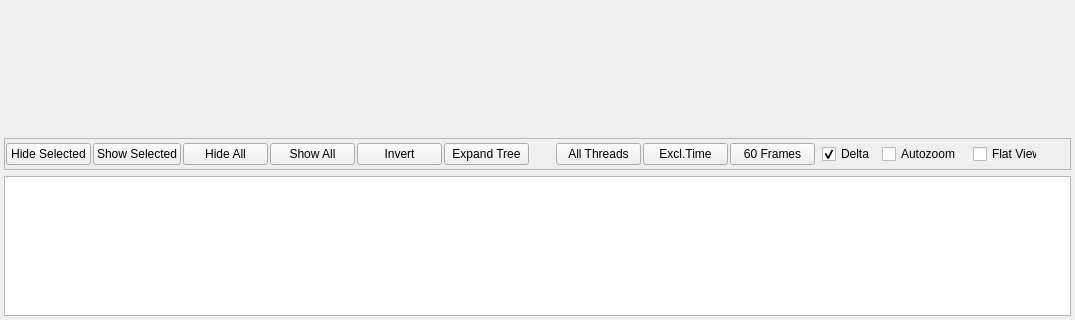
<?xml version="1.0" encoding="UTF-8"?>
<ui version="4.0">
 <class>ProfilerDataView</class>
 <widget class="QDialog" name="ProfilerDataView">
  <property name="geometry">
   <rect>
    <x>0</x>
    <y>0</y>
    <width>1075</width>
    <height>320</height>
   </rect>
  </property>
  <property name="windowTitle">
   <string>Profiler Data View</string>
  </property>
  <layout class="QHBoxLayout" name="horizontalLayout">
   <property name="leftMargin">
    <number>4</number>
   </property>
   <property name="topMargin">
    <number>4</number>
   </property>
   <property name="rightMargin">
    <number>4</number>
   </property>
   <property name="bottomMargin">
    <number>4</number>
   </property>
   <item>
    <layout class="QVBoxLayout" name="verticalLayout_2">
     <item>
      <widget class="StripChart::DataStrip" name="widgetDataStrip" native="true">
       <property name="sizePolicy">
        <sizepolicy hsizetype="Preferred" vsizetype="Preferred">
         <horstretch>0</horstretch>
         <verstretch>1</verstretch>
        </sizepolicy>
       </property>
       <property name="minimumSize">
        <size>
         <width>0</width>
         <height>128</height>
        </size>
       </property>
      </widget>
     </item>
     <item>
      <widget class="QFrame" name="frame">
       <property name="minimumSize">
        <size>
         <width>0</width>
         <height>32</height>
        </size>
       </property>
       <property name="frameShape">
        <enum>QFrame::StyledPanel</enum>
       </property>
       <property name="frameShadow">
        <enum>QFrame::Raised</enum>
       </property>
       <layout class="QHBoxLayout" name="horizontalLayout_2">
        <property name="spacing">
         <number>2</number>
        </property>
        <property name="leftMargin">
         <number>1</number>
        </property>
        <property name="topMargin">
         <number>1</number>
        </property>
        <property name="rightMargin">
         <number>1</number>
        </property>
        <property name="bottomMargin">
         <number>1</number>
        </property>
        <item>
         <widget class="QPushButton" name="pushButton_HideSelected">
          <property name="sizePolicy">
           <sizepolicy hsizetype="Fixed" vsizetype="Fixed">
            <horstretch>0</horstretch>
            <verstretch>0</verstretch>
           </sizepolicy>
          </property>
          <property name="minimumSize">
           <size>
            <width>85</width>
            <height>0</height>
           </size>
          </property>
          <property name="focusPolicy">
           <enum>Qt::NoFocus</enum>
          </property>
          <property name="toolTip">
           <string>Hides the selected rows in the tree</string>
          </property>
          <property name="text">
           <string>Hide Selected</string>
          </property>
         </widget>
        </item>
        <item>
         <widget class="QPushButton" name="pushButton_ShowSelected">
          <property name="sizePolicy">
           <sizepolicy hsizetype="Fixed" vsizetype="Fixed">
            <horstretch>0</horstretch>
            <verstretch>0</verstretch>
           </sizepolicy>
          </property>
          <property name="minimumSize">
           <size>
            <width>85</width>
            <height>0</height>
           </size>
          </property>
          <property name="focusPolicy">
           <enum>Qt::NoFocus</enum>
          </property>
          <property name="toolTip">
           <string>Shows the selected rows in the tree</string>
          </property>
          <property name="text">
           <string>Show Selected</string>
          </property>
         </widget>
        </item>
        <item>
         <widget class="QPushButton" name="pushButton_HideAll">
          <property name="sizePolicy">
           <sizepolicy hsizetype="Fixed" vsizetype="Fixed">
            <horstretch>0</horstretch>
            <verstretch>0</verstretch>
           </sizepolicy>
          </property>
          <property name="minimumSize">
           <size>
            <width>85</width>
            <height>0</height>
           </size>
          </property>
          <property name="focusPolicy">
           <enum>Qt::NoFocus</enum>
          </property>
          <property name="toolTip">
           <string>Hides all rows in the tree</string>
          </property>
          <property name="text">
           <string>Hide All</string>
          </property>
         </widget>
        </item>
        <item>
         <widget class="QPushButton" name="pushButton_ShowAll">
          <property name="sizePolicy">
           <sizepolicy hsizetype="Fixed" vsizetype="Fixed">
            <horstretch>0</horstretch>
            <verstretch>0</verstretch>
           </sizepolicy>
          </property>
          <property name="minimumSize">
           <size>
            <width>85</width>
            <height>0</height>
           </size>
          </property>
          <property name="focusPolicy">
           <enum>Qt::NoFocus</enum>
          </property>
          <property name="toolTip">
           <string>Shows all rows in the tree</string>
          </property>
          <property name="text">
           <string>Show All</string>
          </property>
         </widget>
        </item>
        <item>
         <widget class="QPushButton" name="pushButton_InvertHidden">
          <property name="sizePolicy">
           <sizepolicy hsizetype="Fixed" vsizetype="Fixed">
            <horstretch>0</horstretch>
            <verstretch>0</verstretch>
           </sizepolicy>
          </property>
          <property name="minimumSize">
           <size>
            <width>85</width>
            <height>0</height>
           </size>
          </property>
          <property name="focusPolicy">
           <enum>Qt::NoFocus</enum>
          </property>
          <property name="toolTip">
           <string>Inverts what is showing and hiding in the tree</string>
          </property>
          <property name="text">
           <string>Invert</string>
          </property>
         </widget>
        </item>
        <item>
         <widget class="QPushButton" name="pushButton_ExpandAll">
          <property name="sizePolicy">
           <sizepolicy hsizetype="Fixed" vsizetype="Fixed">
            <horstretch>0</horstretch>
            <verstretch>0</verstretch>
           </sizepolicy>
          </property>
          <property name="minimumSize">
           <size>
            <width>85</width>
            <height>0</height>
           </size>
          </property>
          <property name="focusPolicy">
           <enum>Qt::NoFocus</enum>
          </property>
          <property name="toolTip">
           <string>Expands all rows in the tree</string>
          </property>
          <property name="text">
           <string>Expand Tree</string>
          </property>
         </widget>
        </item>
        <item>
         <spacer name="horizontalSpacer_5">
          <property name="orientation">
           <enum>Qt::Horizontal</enum>
          </property>
          <property name="sizeType">
           <enum>QSizePolicy::Fixed</enum>
          </property>
          <property name="sizeHint" stdset="0">
           <size>
            <width>25</width>
            <height>20</height>
           </size>
          </property>
         </spacer>
        </item>
        <item>
         <widget class="QPushButton" name="threadSelectorButton">
          <property name="sizePolicy">
           <sizepolicy hsizetype="Fixed" vsizetype="Fixed">
            <horstretch>0</horstretch>
            <verstretch>0</verstretch>
           </sizepolicy>
          </property>
          <property name="minimumSize">
           <size>
            <width>85</width>
            <height>0</height>
           </size>
          </property>
          <property name="focusPolicy">
           <enum>Qt::NoFocus</enum>
          </property>
          <property name="toolTip">
           <string>What threads are being displayed in the graph/tree</string>
          </property>
          <property name="text">
           <string>All Threads</string>
          </property>
         </widget>
        </item>
        <item>
         <widget class="QPushButton" name="chartTypeButton">
          <property name="sizePolicy">
           <sizepolicy hsizetype="Fixed" vsizetype="Fixed">
            <horstretch>0</horstretch>
            <verstretch>0</verstretch>
           </sizepolicy>
          </property>
          <property name="minimumSize">
           <size>
            <width>85</width>
            <height>0</height>
           </size>
          </property>
          <property name="focusPolicy">
           <enum>Qt::NoFocus</enum>
          </property>
          <property name="toolTip">
           <string>What information is being graphed</string>
          </property>
          <property name="text">
           <string>Excl.Time</string>
          </property>
         </widget>
        </item>
        <item>
         <widget class="QPushButton" name="chartLengthButton">
          <property name="sizePolicy">
           <sizepolicy hsizetype="Fixed" vsizetype="Fixed">
            <horstretch>0</horstretch>
            <verstretch>0</verstretch>
           </sizepolicy>
          </property>
          <property name="minimumSize">
           <size>
            <width>85</width>
            <height>0</height>
           </size>
          </property>
          <property name="focusPolicy">
           <enum>Qt::NoFocus</enum>
          </property>
          <property name="toolTip">
           <string>How many history frames the graph displays</string>
          </property>
          <property name="text">
           <string>60 Frames</string>
          </property>
         </widget>
        </item>
        <item>
         <spacer name="horizontalSpacer_2">
          <property name="orientation">
           <enum>Qt::Horizontal</enum>
          </property>
          <property name="sizeType">
           <enum>QSizePolicy::Fixed</enum>
          </property>
          <property name="sizeHint" stdset="0">
           <size>
            <width>5</width>
            <height>20</height>
           </size>
          </property>
         </spacer>
        </item>
        <item>
         <widget class="QCheckBox" name="checkBoxDelta">
          <property name="maximumSize">
           <size>
            <width>48</width>
            <height>16777215</height>
           </size>
          </property>
          <property name="text">
           <string>Delta</string>
          </property>
          <property name="checked">
           <bool>true</bool>
          </property>
         </widget>
        </item>
        <item>
         <spacer name="horizontalSpacer_3">
          <property name="orientation">
           <enum>Qt::Horizontal</enum>
          </property>
          <property name="sizeType">
           <enum>QSizePolicy::Fixed</enum>
          </property>
          <property name="sizeHint" stdset="0">
           <size>
            <width>10</width>
            <height>20</height>
           </size>
          </property>
         </spacer>
        </item>
        <item>
         <widget class="QCheckBox" name="checkBoxAutoZoom">
          <property name="sizePolicy">
           <sizepolicy hsizetype="Fixed" vsizetype="Fixed">
            <horstretch>0</horstretch>
            <verstretch>0</verstretch>
           </sizepolicy>
          </property>
          <property name="text">
           <string>Autozoom</string>
          </property>
         </widget>
        </item>
        <item>
         <spacer name="horizontalSpacer_4">
          <property name="orientation">
           <enum>Qt::Horizontal</enum>
          </property>
          <property name="sizeType">
           <enum>QSizePolicy::Fixed</enum>
          </property>
          <property name="sizeHint" stdset="0">
           <size>
            <width>10</width>
            <height>20</height>
           </size>
          </property>
         </spacer>
        </item>
        <item>
         <widget class="QCheckBox" name="checkBoxFlatView">
          <property name="maximumSize">
           <size>
            <width>64</width>
            <height>16777215</height>
           </size>
          </property>
          <property name="toolTip">
           <string>Flattens the tree structure</string>
          </property>
          <property name="text">
           <string>Flat View</string>
          </property>
         </widget>
        </item>
        <item>
         <spacer name="horizontalSpacer">
          <property name="orientation">
           <enum>Qt::Horizontal</enum>
          </property>
          <property name="sizeHint" stdset="0">
           <size>
            <width>0</width>
            <height>0</height>
           </size>
          </property>
         </spacer>
        </item>
       </layout>
      </widget>
     </item>
     <item>
      <widget class="Driller::ProfilerDataWidget" name="widgetProfilerData">
       <property name="sizePolicy">
        <sizepolicy hsizetype="Expanding" vsizetype="Preferred">
         <horstretch>0</horstretch>
         <verstretch>2</verstretch>
        </sizepolicy>
       </property>
       <property name="minimumSize">
        <size>
         <width>224</width>
         <height>128</height>
        </size>
       </property>
       <property name="alternatingRowColors">
        <bool>true</bool>
       </property>
       <property name="selectionMode">
        <enum>QAbstractItemView::ExtendedSelection</enum>
       </property>
       <property name="textElideMode">
        <enum>Qt::ElideMiddle</enum>
       </property>
       <property name="uniformRowHeights">
        <bool>true</bool>
       </property>
       <property name="sortingEnabled">
        <bool>true</bool>
       </property>
       <property name="expandsOnDoubleClick">
        <bool>false</bool>
       </property>
       <attribute name="headerCascadingSectionResizes">
        <bool>false</bool>
       </attribute>
       <attribute name="headerDefaultSectionSize">
        <number>128</number>
       </attribute>
       <attribute name="headerMinimumSectionSize">
        <number>64</number>
       </attribute>
      </widget>
     </item>
    </layout>
   </item>
  </layout>
 </widget>
 <customwidgets>
  <customwidget>
   <class>StripChart::DataStrip</class>
   <extends>QWidget</extends>
   <header>../stripchart.hxx</header>
   <container>1</container>
  </customwidget>
  <customwidget>
   <class>Driller::ProfilerDataWidget</class>
   <extends>QTreeView</extends>
   <header>profilerdatapanel.hxx</header>
   <container>1</container>
  </customwidget>
 </customwidgets>
 <resources/>
 <connections/>
</ui>
